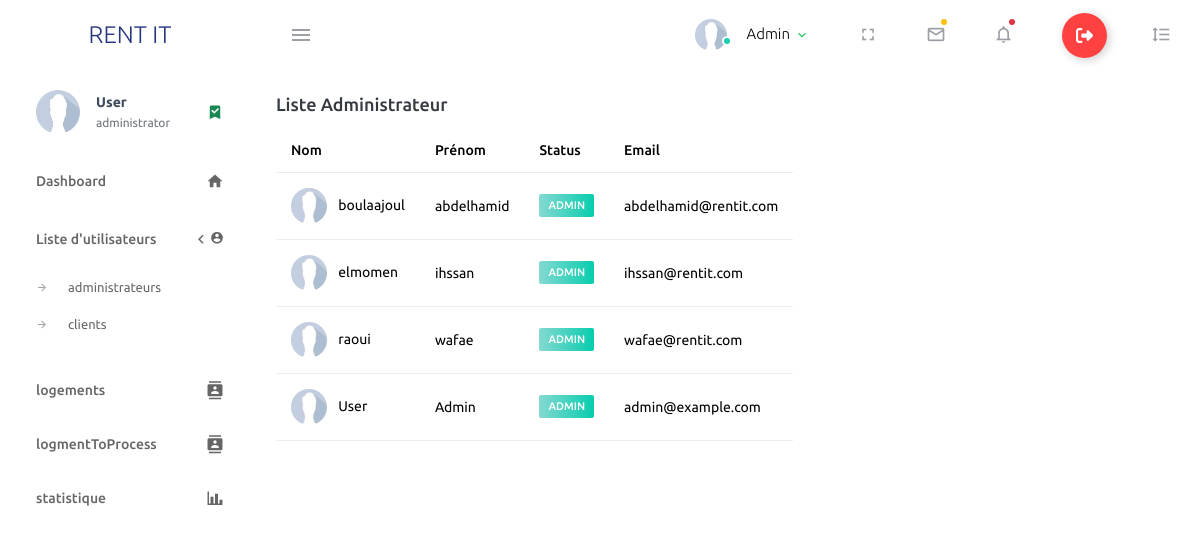
Page /index.php?page=adminList (signed in) on the committed database.
### tables this page shows
CREATE TABLE `utilisateur` (
  `id` int(11) NOT NULL,
  `prenom` varchar(50) NOT NULL,
  `nom` varchar(50) NOT NULL,
  `email` varchar(255) NOT NULL,
  `password` varchar(255) NOT NULL,
  `image_path` varchar(255) DEFAULT NULL,
  `type` enum('client','administrator') NOT NULL
);

### database_connection.php (called while the page is built, shortened)
<?php
function getDatabase() {
    $mysqli = new mysqli($GLOBALS['dbhost'], $GLOBALS['dbuser'], $GLOBALS['dbpassword'], $GLOBALS['dbdatabase']);
    return $mysqli;
}
?>

### models/userModel.php (called while the page is built, shortened)
<?php
class UserModel
{
    private $db;
    public function __construct()
    {
        $this->db = $this->connectToDatabase();
    }
    private function connectToDatabase()
    {
        return getDatabase();
    }
    public function getUsers()
    {
        $query = "SELECT * FROM utilisateur";
        $result = $this->db->query($query);
        $users = [];
        while ($row = $result->fetch_assoc()) {
            $users[] = $row;
        }
        return $users;
    }
    public function getUserById($userId)
    {
        $userId = $this->db->real_escape_string($userId);
        $query = "SELECT * FROM utilisateur WHERE id = '$userId'";
        $result = $this->db->query($query);
        $userData = $result->fetch_assoc();
        return $userData;
    }
}
?>

### controllers/userController.php (called while the page is built, shortened)
<?php
require_once('models/userModel.php');
    function getUser(){
        $userId = $_SESSION['id'];
        $userModel = new UserModel();
        $user = $userModel->getUserById($userId);
        return $user;
    }
    function getAdmins(){
        $userModel = new UserModel();
        $admins = $userModel->getUsers();
        $users = [];
        foreach($admins as $admin){
            if($admin['type']=='administrator')$users[] = $admin;
        }
        return $users;
    }
    ?>

### view/admin/adminList.php (the view)
<?php
$admin=getAdmins();
?>
<div class="row">
              <div class="col-12 grid-margin">
                <div class="card">
                  <div class="card-body">
                    <h4 class="card-title">Liste administrateur</h4>
                    <div class="table-responsive">
                      <table class="table">
                        <thead>
                          <tr>
                            <th> Nom </th>
                            <th> Prénom</th>
                            <th> Status </th>
                            <th> Email </th>
                          </tr>
                        </thead>
                        <tbody>
                          <?php
                            foreach ($admin as $a) {
                              echo'
                              <tr>
                              <td>
                              <img src="assets/img/UsersImages/'.$a['image_path'].'" class="me-2" alt="image"> '.$a['nom'].'
                              </td>
                              <td> '.$a['prenom'].' </td>
                              <td>
                              <label class="badge badge-gradient-success">ADMIN</label>
                              </td>
                              <td> '.$a['email'].' </td>
                              </tr>';
                            }
                            ?>
                        </tbody>
                      </table>
                    </div>
                  </div>
                </div>
              </div>
            </div>

### view/admin/header.php (shortened to what this page needs)
<nav class="navbar default-layout-navbar col-lg-12 col-12 p-0 fixed-top d-flex flex-row">
  <div class="text-center navbar-brand-wrapper d-flex align-items-center justify-content-center">
    <a class="navbar-brand brand-logo" href="<?php echo $_SERVER['PHP_SELF'] ?>">RENT IT</a>
  </div>
  <div class="navbar-menu-wrapper d-flex align-items-stretch">
    <button class="navbar-toggler navbar-toggler align-self-center" type="button" data-toggle="minimize">
      <span class="mdi mdi-menu"></span>
    </button>
    <ul class="navbar-nav navbar-nav-right">
      <li class="nav-item nav-profile dropdown">
        <a class="nav-link dropdown-toggle" id="profileDropdown" href="#profile" data-bs-toggle="dropdown"
          aria-expanded="false">
          <div class="nav-profile-img">
            <img src="assets\img\UsersImages\<?php echo $user['image_path'] ?>" alt="<?php echo $user['image_path'] ?>">
            <span class="availability-status online"></span>
          </div>
          <div class="nav-profile-text">
            <p class="mb-1 text-black">
              <?php echo $user['prenom'] ?>
            </p>
          </div>
        </a>
      </li>
      <li class="nav-item d-none d-lg-block full-screen-link">
        <a class="nav-link">
          <i class="mdi mdi-fullscreen" id="fullscreen-button"></i>
        </a>
      </li>
      <li class="nav-item dropdown">
        <a class="nav-link count-indicator dropdown-toggle" id="messageDropdown" href="#" data-bs-toggle="dropdown"
          aria-expanded="false">
          <i class="mdi mdi-email-outline"></i>
          <span class="count-symbol bg-warning"></span>
        </a>
      </li>
      <li class="nav-item dropdown">
        <a class="nav-link count-indicator dropdown-toggle" id="notificationDropdown" href="#"
          data-bs-toggle="dropdown">
          <i class="mdi mdi-bell-outline"></i>
          <span class="count-symbol bg-danger"></span>
        </a>
      </li>
      <li class="nav-item nav-logout d-none d-lg-block">
        <a href="<?php echo $_SERVER['PHP_SELF']. '?page=logout'  ?>" class="text-reset nav-link">
          <button class="logout-Btn">
            <div class="logout-sign"></div>
          </button>
        </a>
      </li>
      <li class="nav-item nav-settings d-none d-lg-block">
        <a class="nav-link" href="#">
          <i class="mdi mdi-format-line-spacing"></i>
        </a>
      </li>
    </ul>
  </div>
</nav>

### view/admin/sidebar.php (shortened to what this page needs)
<nav class="sidebar sidebar-offcanvas" id="sidebar">
  <ul class="nav">
    <li class="nav-item nav-profile">
      <a href="#profile" class="nav-link">
        <div class="nav-profile-image">
          <img src="assets\img\UsersImages\<?php echo $user['image_path'] ?>" alt="<?php echo $user['image_path'] ?>">
        </div>
        <div class="nav-profile-text d-flex flex-column">
          <span class="font-weight-bold mb-2"><?php echo $user['nom'] ?></span>
          <span class="text-secondary text-small"><?php echo $user['type'] ?></span>
        </div>
        <i class="mdi mdi-bookmark-check text-success nav-profile-badge"></i>
      </a>
    </li>
    <li class="nav-item">
      <a class="nav-link" href="<?php echo $_SERVER['PHP_SELF'] ?>">
        <span class="menu-title">Dashboard</span>
        <i class="mdi mdi-home menu-icon"></i>
      </a>
    </li>
    <li class="nav-item">
      <a class="nav-link" data-bs-toggle="collapse" href="#ui-basic" aria-expanded="false" aria-controls="ui-basic">
        <span class="menu-title">Liste d'utilisateurs</span>
        <i class="menu-arrow"></i>
        <i class="mdi mdi-account-circle"></i>
      </a>
      <div class="collapse" id="ui-basic">
        <ul class="nav flex-column sub-menu">
          <li class="nav-item"> <a class="nav-link" href="<?php echo htmlspecialchars($_SERVER['PHP_SELF']) . '?page=adminList'?>">administrateurs</a></li>
          <li class="nav-item"> <a class="nav-link" href="<?php echo htmlspecialchars($_SERVER['PHP_SELF']) . '?page=clientList'?>">clients</a></li>
        </ul>
      </div>
    </li>
    <li class="nav-item">
      <a class="nav-link" href="<?php echo htmlspecialchars($_SERVER['PHP_SELF']) . '?page=listLogement'?>">
        <span class="menu-title">logements</span>
        <i class="mdi mdi-contacts menu-icon"></i>
      </a>
    </li>
    <li class="nav-item">
      <a class="nav-link" href="<?php echo htmlspecialchars($_SERVER['PHP_SELF']) . '?page=logmentToProcess'?>">
        <span class="menu-title">logmentToProcess</span>
        <i class="mdi mdi-contacts menu-icon"></i>
      </a>
    </li>
    <li class="nav-item">
      <a class="nav-link" href="<?php echo htmlspecialchars($_SERVER['PHP_SELF']) . '?page=statistique'?>">
        <span class="menu-title">statistique</span>
        <i class="mdi mdi-chart-bar menu-icon"></i>
      </a>
    </li>
  </ul>
</nav>

### assets/css/style.css (style rules this page uses)
* { margin: 0; padding: 0; box-sizing: border-box; font-family: 'Quicksand', sans-serif; transition: 0.2s ease; }
body { font-family: "Poppins", sans-serif; color: #555555; }
h1, h2, h3, h4, h5, h6 { color: #000000; }
a { color: #000000; text-decoration: none; transition: all 0.5s ease; }
.navbar-toggler { position: relative; }
.navbar-toggler span { display: block; background-color: #000000; height: 3px; width: 25px; margin-top: 4px; margin-bottom: 4px; transform: rotate(0deg); left: 0; opacity: 1; }
.navbar-toggler span:nth-child(1), .navbar-toggler span:nth-child(3) { transition: transform 0.35s ease-in-out; }
.navbar-toggler:not(.collapsed) span:nth-child(1) { position: absolute; left: 12px; top: 10px; transform: rotate(135deg); opacity: 0.9; }

### assets/css/costom.css (style rules this page uses)
.logout-Btn { display: flex; align-items: center; justify-content: flex-start; width: 45px; height: 45px; border: none; border-radius: 50%; cursor: pointer; position: relative; overflow: hidden; transition-duration: .3s; box-shadow: 2px 2px 10px rgba(0, 0, 0, 0.199); background-color: rgb(255, 65, 65); }
.logout-sign { width: 100%; transition-duration: .3s; display: flex; align-items: center; justify-content: center; }
.logout-sign svg { width: 17px; }

### rows in the picture
utilisateur: image_path (placeholder picture), prenom "Admin", nom "User", type "administrator", email "admin@example.com"
utilisateur: image_path (placeholder picture), nom "boulaajoul", prenom "abdelhamid", email "abdelhamid@rentit.com"
utilisateur: image_path (placeholder picture), nom "elmomen", prenom "ihssan", email "ihssan@rentit.com"
utilisateur: image_path (placeholder picture), nom "raoui", prenom "wafae", email "wafae@rentit.com"
